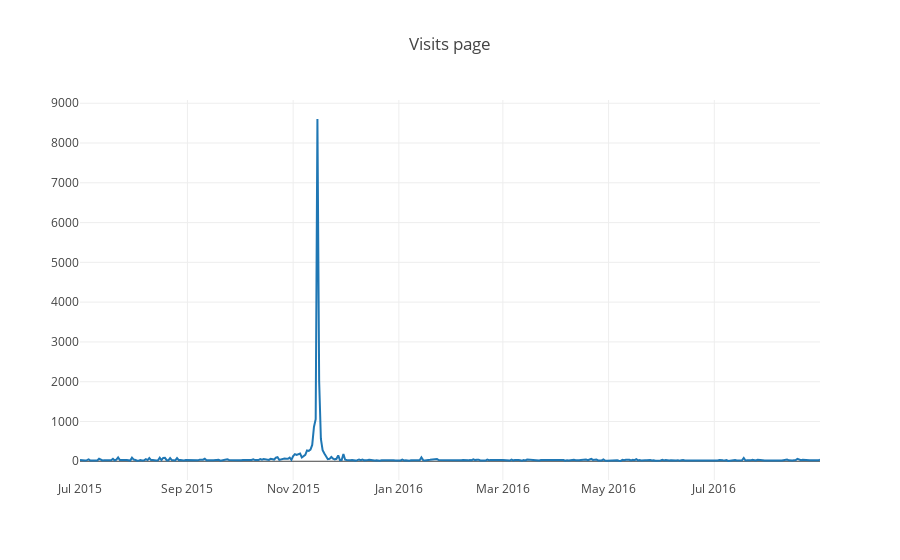

Notebook cell for this chart:
### Code cell
n_pages = 1
dates = train.set_index('Page').T
pages = dates.columns[:n_pages]
data = []
for page in pages :
    trace = go.Scatter(
            x = dates.index,
            y = dates[page],
            name = page)
    data.append(trace)

layout = go.Layout(title='Visits page ')
fig = dict(data = data, layout = layout )
iplot(fig, show_link=False)

### Figure 1 — Plotly figure (JSON) as saved in the notebook; plotly's stock layout.template omitted (floating-point values rounded to 4 significant figures; data arrays with more than 128 entries replaced by an {"elided": "..."} marker saying what was removed)
{"data": [{"name": "15._November_de.wikipedia.org_desktop_all-agents", "type": "scatter", "x": {"elided": "428 str values"}, "y": {"elided": "428 int values"}}], "layout": {"title": "Visits page "}}
